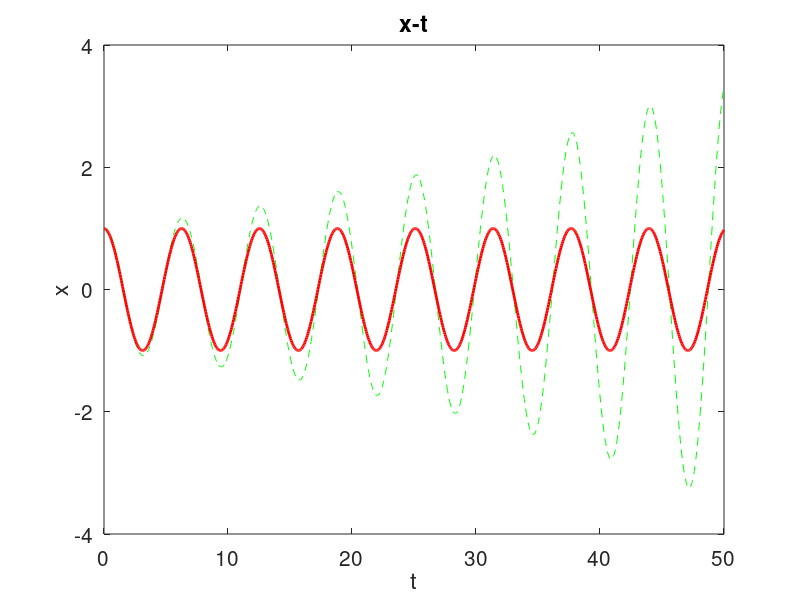

Here is the MATLAB script that generated this plot: (Note: this script raises an error after producing the figure.)
close all; clear;clc;
x0=1; v0=0; dt=0.05; nt=1000; omega2=1;
x_euler(1)=x0; % x_euler(n)=x(n)
v_euler(1)=v0; % v_euler(n)=x(n)
x_leapfrog(1)=x0-0.5*dt*v0; % x_leapfrog(n)=x(n-0.5)
x_leapfrog(2)=x0+0.5*dt*v0;
v_leapfrog(1)=v0; % v_leapfrog(n)=v(n)
t(1)=0;
for it=1:nt
    t(it+1)=t(it)+dt;
    v_euler(it+1)=v_euler(it)-omega2*x_euler(it)*dt;
    x_euler(it+1)=x_euler(it)+v_euler(it)*dt;
    v_leapfrog(it+1)=v_leapfrog(it)-omega2*x_leapfrog(it+1)*dt;
    x_leapfrog(it+2)=x_leapfrog(it+1)+v_leapfrog(it+1)*dt;
end
figure; set(gcf,'DefaultAxesFontSize',15);
plot(t,x_euler,'g--',t,x_leapfrog(2:end),'r','LineWidth',2);
xlabel('t');ylabel('x');title('x-t');
legend('Euler','Leapfrog',2); legend('boxoff');
